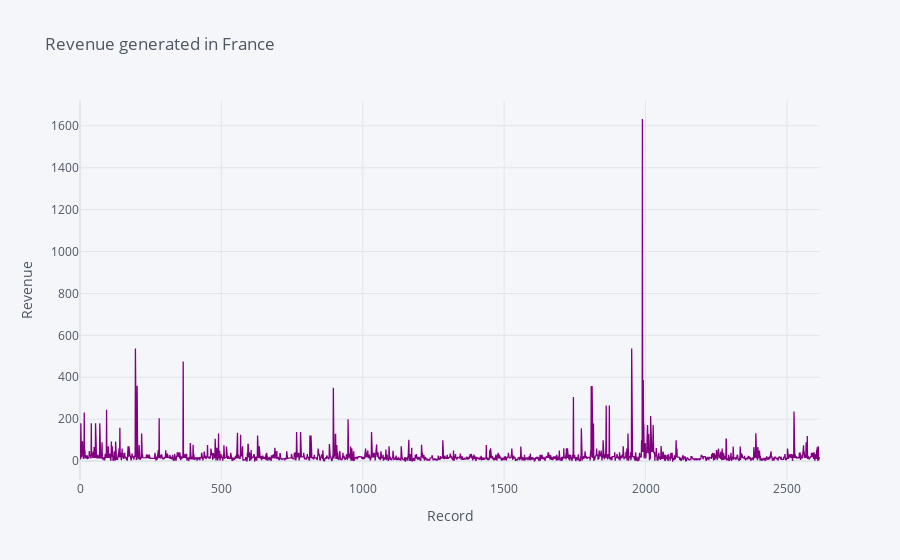

The code cell stored with this chart in its notebook:
### Code cell
France_revenue = df[df.Country == 'France']
France_revenue = France_revenue.loc[(France_revenue.InvoiceDate>='2011-1-1') & (France_revenue.InvoiceDate<='2011-5-31')]
France_revenue=France_revenue[['Revenue']]
France_revenue['Index'] = [i for i in range(len(France_revenue))]
France_revenue.iplot(x='Index', y='Revenue', xTitle='Record', yTitle='Revenue', color='purple', title='Revenue generated in France')

### Figure 1 — Plotly figure (JSON) as saved in the notebook; plotly's stock layout.template omitted (floating-point values rounded to 4 significant figures; data arrays with more than 128 entries replaced by an {"elided": "..."} marker saying what was removed)
{"data": [{"line": {"color": "rgba(128, 0, 128, 1.0)", "dash": "solid", "shape": "linear", "width": 1.3}, "mode": "lines", "name": "Revenue", "text": "", "type": "scatter", "x": {"elided": "2618 int values"}, "y": {"elided": "2618 float values"}}], "layout": {"legend": {"bgcolor": "#F5F6F9", "font": {"color": "#4D5663"}}, "paper_bgcolor": "#F5F6F9", "plot_bgcolor": "#F5F6F9", "title": {"font": {"color": "#4D5663"}, "text": "Revenue generated in France"}, "xaxis": {"gridcolor": "#E1E5ED", "showgrid": true, "tickfont": {"color": "#4D5663"}, "title": {"font": {"color": "#4D5663"}, "text": "Record"}, "zerolinecolor": "#E1E5ED"}, "yaxis": {"gridcolor": "#E1E5ED", "showgrid": true, "tickfont": {"color": "#4D5663"}, "title": {"font": {"color": "#4D5663"}, "text": "Revenue"}, "zerolinecolor": "#E1E5ED"}}}
